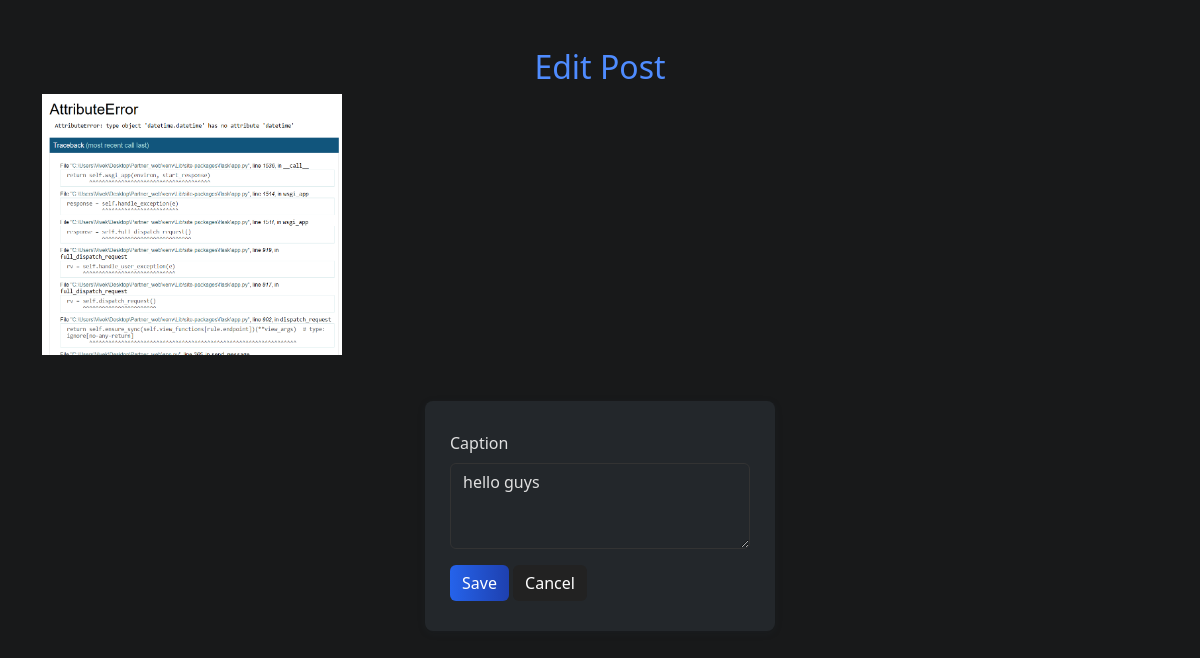
Screenshot of /edit_post/1 (signed in) with the database file from the repository.
### app.py (models this page shows, shortened)
class TripPost(db.Model):
    post_id = db.Column(db.Integer, primary_key=True)
    username = db.Column(db.String(80), db.ForeignKey('user.username'), nullable=False)
    image = db.Column(db.String(255), nullable=False)
    caption = db.Column(db.Text, nullable=True)
    timestamp = db.Column(db.DateTime, default=datetime.utcnow)

### app.py (the view)
@app.route('/edit_post/<int:post_id>', methods=['GET', 'POST'])
def edit_post(post_id):
    if 'username' not in session:
        return redirect(url_for('login'))
    post = TripPost.query.get(post_id)
    if not post or post.username != session['username']:
        flash('Unauthorized or post not found.', 'danger')
        return redirect(url_for('profile'))
    if request.method == 'POST':
        post.caption = request.form.get('caption', '')
        db.session.commit()
        flash('Post updated!', 'success')
        return redirect(url_for('profile'))
    return render_template('edit_post.html', post=post)

### app.py (called while the page is built)
@app.before_request
def update_last_seen():
    if 'username' in session:
        user = User.query.filter_by(username=session['username']).first()
        if user:
            user.last_seen = datetime.utcnow()
            db.session.commit()

@app.context_processor
def inject_profile_pic_version():
    version = None
    if 'username' in session:
        user = User.query.filter_by(username=session['username']).first()
        if user and user.profile_pic_updated_at:
            version = int(user.profile_pic_updated_at.timestamp())
    if not version:
        from datetime import datetime
        version = int(datetime.utcnow().timestamp())
    return {'profile_pic_version': version}

### templates/edit_post.html (shortened to what this page needs)
<!DOCTYPE html>
<html>
<head>
    <link href="https://cdn.jsdelivr.net/npm/bootstrap@5.3.2/dist/css/bootstrap.min.css" rel="stylesheet">
    <link rel="stylesheet" href="{{ url_for('static', filename='css/style.css') }}">
</head>
<body class="bg-dark text-light">
    <div class="container mt-5">
        <h2>Edit Post</h2>
        <img src="{{ url_for('static', filename='trip_posts/' ~ post.image) }}" style="max-width:300px;" class="mb-3">
        <form method="post">
            <div class="mb-3">
                <label for="caption" class="form-label">Caption</label>
                <textarea name="caption" id="caption" class="form-control" rows="3">{{ post.caption }}</textarea>
            </div>
            <button type="submit" class="btn btn-primary">Save</button>
            <a href="{{ url_for('profile') }}" class="btn btn-secondary">Cancel</a>
        </form>
    </div>
</body>
</html>

### static/css/style.css (style rules this page uses)
:root { --primary: #4f8cff; --accent: #ffb347; --background: #181a20; --text: #e0e0e0; }
body { font-family: 'Segoe UI', Arial, sans-serif; background: var(--background); color: var(--text); margin: 0; padding: 0; }
body, .bg-dark { background-color: #18191a !important; color: #e0e0e0 !important; }
a, a:visited { color: #90caf9; }
input, textarea, select { background-color: #23272b !important; color: #e0e0e0 !important; border: 1px solid #333 !important; }
.btn, .btn-primary, .btn-secondary, .btn-ig { background-color: #222 !important; color: #fff !important; border: none; }
h1, h2 { color: var(--primary); text-align: center; }
form { background: #23272b !important; max-width: 350px; margin: 30px auto; padding: 30px 25px; border-radius: 8px; box-shadow: 0 2px 8px rgba(44,62,80,0.1); }
button { background: linear-gradient(90deg, #2563eb 0%, #1e40af 100%); color: #fff; border: none; padding: 10px 18px; border-radius: 4px; cursor: pointer; font-size: 1em; transition: background 0.2s; }
a { color: var(--primary); text-decoration: none; }

### rows the page displays
TripPost: image (picture), caption "hello guys"
